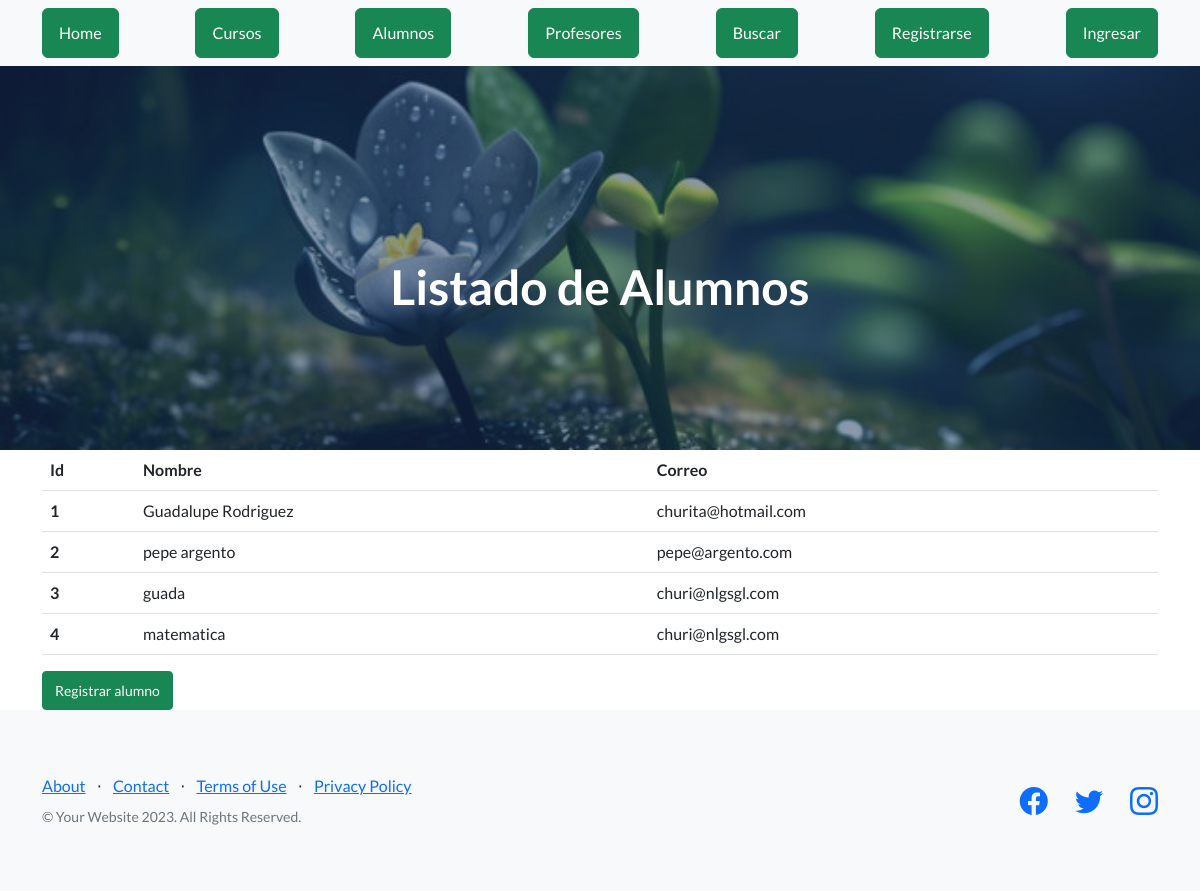
/AppCoder/ver_alumnos, run on the app's committed database.
### AppCoder/models.py (models this page shows, shortened)
class Alumno(models.Model):
    nombre = models.CharField(max_length=100)
    correo = models.EmailField()

### AppCoder/views.py (the view)
# urls.py: path("ver_alumnos", views.ver_alumnos, name="alumnos"),
def ver_alumnos(request):
    alumnos = Alumno.objects.all()
    avatares = Avatar.objects.filter(user=request.user.id)
    return render(request, 'alumnos.html', {"alumnos": alumnos, 'url': avatares[0].imagen.url if avatares.exists() else None})

### AppCoder/template/alumnos.html (shortened to what this page needs)
{% extends 'padre.html' %}
{% load static %}
{% block h1 %} Listado de Alumnos {% endblock %}
{% block contenido %}
    <main class="container-lg">
        <div>
            <table class ="table">
                <thead>
                    <th>Id</th>
                    <th>Nombre</th>
                    <th>Correo</th>
                </thead>
                <tbody>
                    {% for n in alumnos %}
                    <tr>
                        <th scope="row">{{n.id}}</th>
                        <td>{{n.nombre}}</td>
                        <td>{{n.correo}}</td>
                    </tr>
                    {% endfor %}
                </tbody>
            </table>
            <a class="btn btn-success btn-sm" href="{% url 'alta_alumno' %}">Registrar alumno</a>
        </div>
    </main>
{% endblock %}

### data on the page
Alumno: id "1", nombre "Guadalupe Rodriguez", correo "churita@hotmail.com"
Alumno: id "2", nombre "pepe argento", correo "pepe@argento.com"
Alumno: id "3", nombre "guada", correo "churi@nlgsgl.com"
Alumno: id "4", nombre "matematica", correo "churi@nlgsgl.com"
